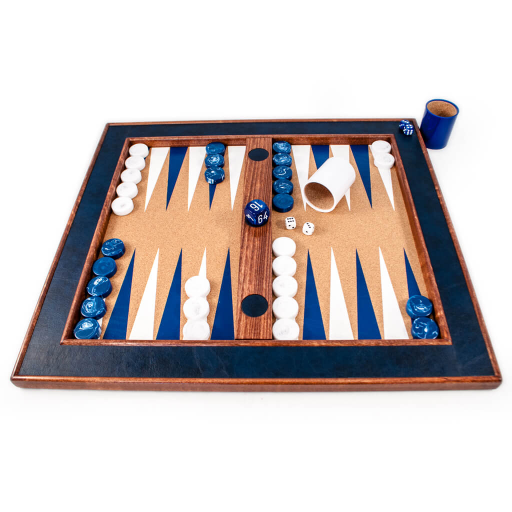
#> input picture Crisloid-Backgammon-Tabletop-classic-blue-1.jpg, 1024 x 1024 px, given in place of 2023-11-23 15-47-13.mkv, which was not available (shown at 1/2 size)
$ python video-to-img2.py
#> lines starting #> are read from the running program, lines starting #| are printed output that depends on the picture; pictures that were not available may be replaced by others from this repository, and a replacement may not be noted
### util.py
import cv2
import numpy as np
import time
import matplotlib.pyplot as plt

def getFPS(cap):
    fps = cap.get(cv2.CAP_PROP_FPS)
    return fps

def getNumberOfFrames(cap):
    frame_count = cap.get(cv2.CAP_PROP_FRAME_COUNT)
    return frame_count

# [80 lines left out: functions display_threshold_window, overflow_subtract, blob_detect_center, draw_points_between, not called in this run]

def draw_line(img, pt1, pt2):
    for i in range(0, len(pt1)):
        cv2.line(img, pt1[i], pt2[i], (209, 63, 241), 2)

# [194 lines left out: functions draw_points, for_point_warp, plot_live, resize, detect_rectangle, not called in this run]

### video-to-img2.py
import cv2
import matplotlib.pyplot as plt
import datetime
import os

import util

file1 = "./vid/VID_20230929_200627.mp4"
file2 = "./vid/short-sample4.mp4"
file3 = "./vid/short-sample3.mp4"
file4 = "./vid/IMG_8020.mp4"
file5 = './vid/2023-11-23 15-02-30.mkv'
file6 = './vid/2023-11-23 15-04-29.mkv'
file7 = './vid/2023-11-23 15-47-13.mkv'
file8 = './vid/2023-11-23 15-48-15.mp4'

frames = cv2.VideoCapture(file7)

frame_rate = util.getFPS(frames)
number_of_frames = util.getNumberOfFrames(frames)
frame_rate_new = 3  # number of frames to select every second
selected_frame_index = int(frame_rate / frame_rate_new)  # pick every nth frame

print(
    "frame rate",
    frame_rate,
    "\nnumber of frames",
    number_of_frames,
    "\nselected frame index",
    selected_frame_index,
)

# save files to a folder with the current time
current_time = datetime.datetime.now().strftime("%Y-%m-%d %H_%M_%S")
if not os.path.exists(current_time):
    os.makedirs(f'./data/{current_time}')

selected_frames = []  # list of selected frames by reduced framerate
difference_array = []  # array to store difference values
selected_values = [] # array to store difference values
selected_frames_unique = []  # array to store unique frames

# image_compare_displacement = 15  # the distance between the compared images by index
image_compare_displacement = 5  # the distance between the compared images by index
difference_threshold = 4.0  # pick frames where the difference is less than this
unique_difference_threshold = 8.0  # to save only the unique frames

counter = 0  # frame index
while counter < number_of_frames:
    _, frame = frames.read()
#> frame is the input picture: shape (1024, 1024, 3); mean B, G, R 193.4, 194.2, 202.1
    frame = cv2.resize(frame, (0, 0), fx=0.5, fy=0.5)
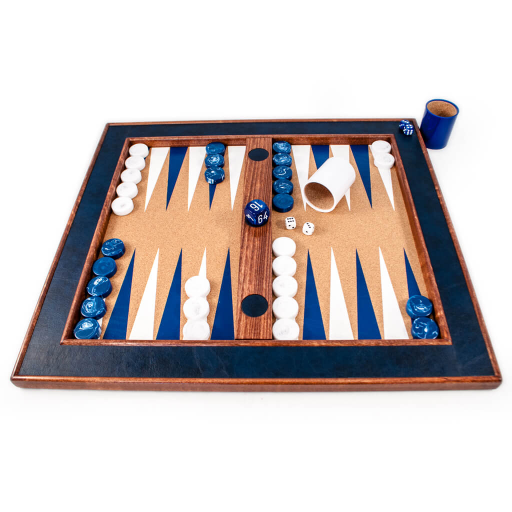
#> frame: shape (512, 512, 3); mean B, G, R 193.4, 194.3, 202.2
    cv2.imshow('frame', frame)

    if counter % selected_frame_index == 0:  # append every nth frame
        selected_frames.append(frame)
        # print("added frame", counter)

    # cv2.imshow("selected frame", selected_frames[-1])

    if (len(selected_frames) > image_compare_displacement):  # if we have enough frames to compare
        im1 = selected_frames[len(selected_frames) - image_compare_displacement]
        im2 = selected_frames[-1]

        diff = cv2.mean(cv2.absdiff(im1, im2))[0]
        # print("difference", format(diff, ".2f")) # format the difference to 2 decimal places
        difference_array.append(diff)

        if diff < difference_threshold:
            cv2.imshow("selected frame", selected_frames[-1])
            selected_values.append({"x": len(difference_array), "y": diff})


            if len(selected_frames_unique) == 0:
                selected_frames_unique.append(selected_frames[-1])
            else:
                difference_unique = cv2.absdiff(selected_frames_unique[-1], selected_frames[-1])
                difference_unique = cv2.mean(difference_unique)[0]
                print("difference unique", format(difference_unique, ".2f"))

                if difference_unique > unique_difference_threshold:
                    selected_frames_unique.append(selected_frames[-1])
                    print("added frame", counter)
                    cv2.imshow("selected frame unique", selected_frames[-1])
                    cv2.imwrite(f"./data/{current_time}/frame{len(selected_frames_unique)}.jpg", frame)

    counter += 1

    if cv2.waitKey(1) & 0xFF == ord("q"):
#> (key q is pressed here)
        break

cv2.destroyAllWindows()

# plot the plot_diff and show it
plt.plot(difference_array)

# plot the selected values
plt.plot([x["x"] for x in selected_values], [x["y"] for x in selected_values], 'ro')
plt.show()
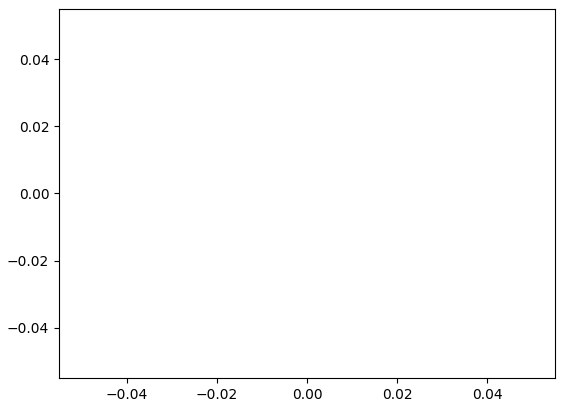
#> figure drawn by matplotlib, 1 panel
